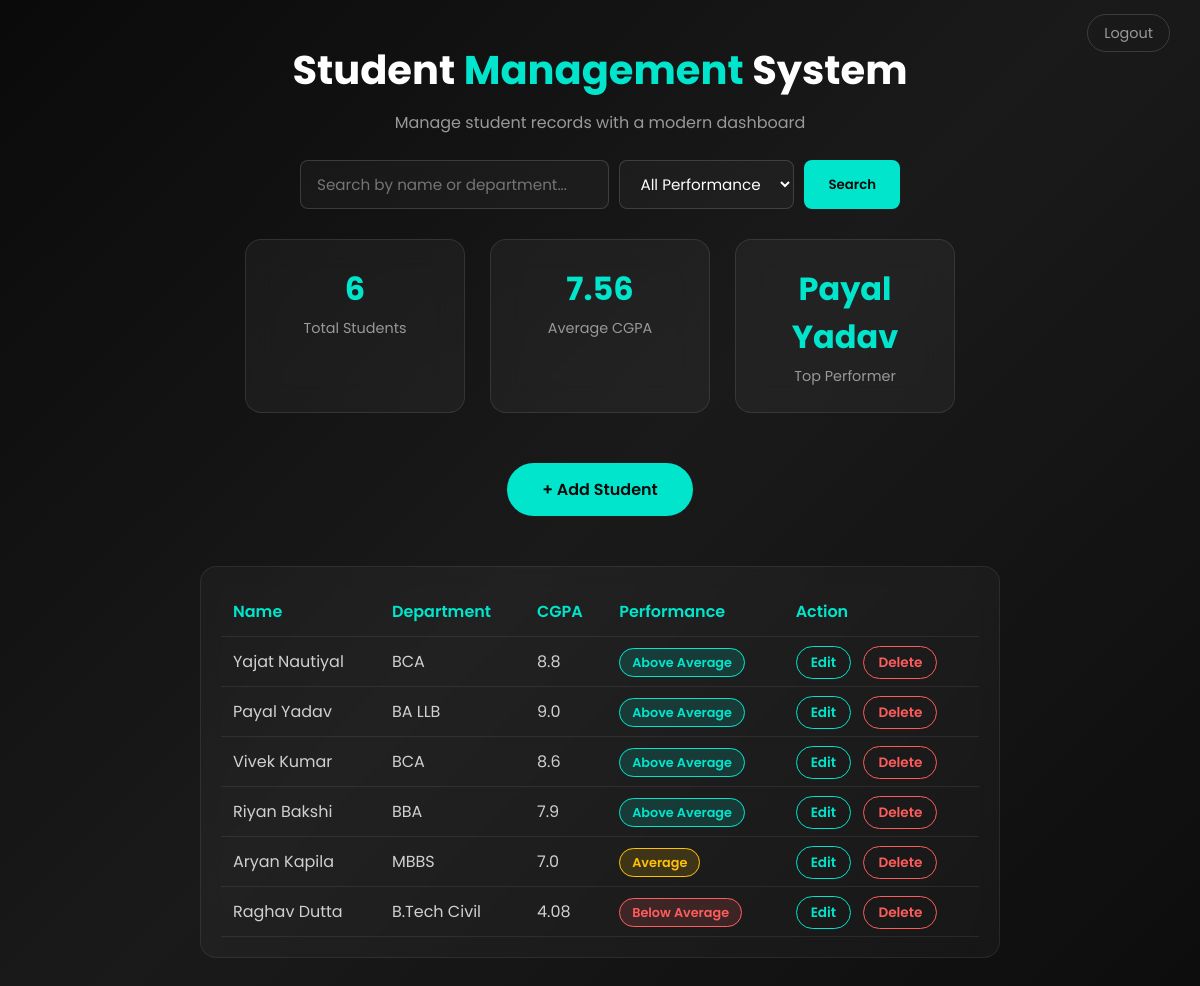
Screenshot of / (signed in) with the database file from the repository.
### tables this page shows
CREATE TABLE students (
            id INTEGER PRIMARY KEY AUTOINCREMENT,
            name TEXT NOT NULL,
            department TEXT NOT NULL,
            cgpa REAL NOT NULL
        );

### app.py (the view)
@app.route('/')
def home():
    search_query = request.args.get('search', '')
    performance_filter = request.args.get('performance', '')
    conn = sqlite3.connect('students.db')
    cursor = conn.cursor()
    if search_query:
        cursor.execute('''
            SELECT * FROM students
            WHERE name LIKE ? OR department LIKE ?
        ''', ('%' + search_query + '%', '%' + search_query + '%'))
    else:
        cursor.execute('SELECT * FROM students')
    all_students = cursor.fetchall()
    conn.close()
    students_with_performance = []
    for student in all_students:
        cgpa = student[3]
        if cgpa >= 7.5:
            performance = "Above Average"
        elif cgpa >= 5.5:
            performance = "Average"
        else:
            performance = "Below Average"
        students_with_performance.append(student + (performance,))
    if performance_filter:
        students = [s for s in students_with_performance if s[4] == performance_filter]
    else:
        students = students_with_performance
    total_students = len(students)
    if total_students > 0:
        total_cgpa = sum(student[3] for student in students)
        average_cgpa = round(total_cgpa / total_students, 2)
        top_performer = max(students, key=lambda s: s[3])[1]
    else:
        average_cgpa = 0
        top_performer = "N/A"
    return render_template('index.html',
                            students=students,
                            total_students=total_students,
                            average_cgpa=average_cgpa,
                            top_performer=top_performer,
                            search_query=search_query,
                            performance_filter=performance_filter,
                            logged_in=session.get('logged_in', False))

### templates/index.html (shortened to what this page needs)
<!DOCTYPE html>
<html lang="en">
<head>
</head>
<body>
    <div class="top-bar">
        {% if logged_in %}
            <a href="/logout">Logout</a>
        {% else %}
            <a href="/login">Admin Login</a>
        {% endif %}
    </div>
    <h1>Student <span>Management</span> System</h1>
    <p class="subtitle">Manage student records with a modern dashboard</p>
    <form action="/" method="GET" class="search-form">
        <input type="text" name="search" placeholder="Search by name or department..." value="{{ search_query }}">
        <select name="performance">
            <option value="">All Performance</option>
        </select>
        <button type="submit">Search</button>
    </form>
    <div class="cards-container">
        <div class="card">
            <h2>{{ total_students }}</h2>
            <p>Total Students</p>
        </div>
        <div class="card">
            <h2>{{ average_cgpa }}</h2>
            <p>Average CGPA</p>
        </div>
        <div class="card">
            <h2>{{ top_performer }}</h2>
            <p>Top Performer</p>
        </div>
    </div>
    {% if logged_in %}
    <a href="/add-student" class="btn">+ Add Student</a>
    {% endif %}
    <div class="table-container">
        <table>
            <tr>
                <th>Name</th>
                <th>Department</th>
                <th>CGPA</th>
                <th>Performance</th>
                {% if logged_in %}
                <th>Action</th>
                {% endif %}
            </tr>
            {% for student in students %}
            <tr>
                <td>{{ student[1] }}</td>
                <td>{{ student[2] }}</td>
                <td>{{ student[3] }}</td>
                <td>
                    <span class="badge badge-{{ student[4] | replace(' ', '-') | lower }}">{{ student[4] }}</span>
                </td>
                {% if logged_in %}
                <td>
                    <a href="/edit/{{ student[0] }}" class="edit-btn">Edit</a>
                    <a href="/delete/{{ student[0] }}" class="delete-btn">Delete</a>
                </td>
                {% endif %}
            </tr>
            {% endfor %}
        </table>
    </div>
</body>
</html>

### templates/index.html (style rules this page uses)
* { margin: 0; padding: 0; box-sizing: border-box; font-family: 'Poppins', sans-serif; }
body { min-height: 100vh; background: linear-gradient(135deg, #0a0a0a, #1a1a1a, #0d0d0d); display: flex; flex-direction: column; align-items: center; padding: 40px 20px; color: #ffffff; position: relative; }
.top-bar { position: absolute; top: 20px; right: 30px; }
.top-bar a { color: #999999; text-decoration: none; font-size: 0.9rem; padding: 8px 16px; border: 1px solid rgba(255, 255, 255, 0.15); border-radius: 20px; transition: all 0.3s ease; }
h1 { font-size: 2.5rem; font-weight: 700; margin-bottom: 10px; color: #ffffff; }
h1 span { color: #00e5cc; }
p.subtitle { color: #999999; margin-bottom: 25px; }
.search-form { display: flex; gap: 10px; margin-bottom: 30px; width: 100%; max-width: 600px; flex-wrap: wrap; }
.search-form input { flex: 1; min-width: 150px; padding: 12px 16px; border-radius: 8px; border: 1px solid rgba(255, 255, 255, 0.15); background: rgba(255, 255, 255, 0.03); color: white; font-size: 0.95rem; }
.search-form select { padding: 12px 16px; border-radius: 8px; border: 1px solid rgba(255, 255, 255, 0.15); background: rgba(255, 255, 255, 0.03); color: white; font-size: 0.95rem; }
.search-form select option { background: #1a1a1a; color: white; }
.search-form button { padding: 12px 24px; border: none; border-radius: 8px; background: #00e5cc; color: #0a0a0a; font-weight: 600; cursor: pointer; transition: opacity 0.3s ease; }
.cards-container { display: flex; gap: 25px; flex-wrap: wrap; justify-content: center; width: 100%; max-width: 1000px; }
.card { background: rgba(255, 255, 255, 0.04); backdrop-filter: blur(15px); border: 1px solid rgba(255, 255, 255, 0.1); border-radius: 16px; padding: 25px; width: 220px; text-align: center; transition: transform 0.3s ease, box-shadow 0.3s ease; }
.card h2 { font-size: 2rem; color: #00e5cc; margin-bottom: 5px; }
.card p { color: #999999; font-size: 0.9rem; }
.btn { margin-top: 50px; padding: 14px 35px; border: none; border-radius: 30px; background: #00e5cc; color: #0a0a0a; font-size: 1rem; font-weight: 600; cursor: pointer; text-decoration: none; transition: opacity 0.3s ease, transform 0.2s ease; }
.table-container { margin-top: 50px; width: 100%; max-width: 800px; background: rgba(255, 255, 255, 0.03); backdrop-filter: blur(10px); border-radius: 16px; padding: 20px; border: 1px solid rgba(255, 255, 255, 0.08); overflow-x: auto; }
table { width: 100%; border-collapse: collapse; }
th, td { padding: 12px; text-align: left; border-bottom: 1px solid rgba(255, 255, 255, 0.08); white-space: nowrap; }
th { color: #00e5cc; font-weight: 600; }
td { color: #d0d0d0; }
.badge { padding: 5px 12px; border-radius: 20px; font-size: 0.8rem; font-weight: 600; }
.badge-above-average { background: rgba(0, 229, 204, 0.15); color: #00e5cc; border: 1px solid #00e5cc; }
.badge-average { background: rgba(255, 193, 7, 0.15); color: #ffc107; border: 1px solid #ffc107; }
.badge-below-average { background: rgba(255, 92, 92, 0.15); color: #ff5c5c; border: 1px solid #ff5c5c; }
.edit-btn { color: #00e5cc; text-decoration: none; font-weight: 600; padding: 6px 14px; border: 1px solid #00e5cc; border-radius: 20px; font-size: 0.85rem; transition: all 0.3s ease; margin-right: 8px; }
.delete-btn { color: #ff5c5c; text-decoration: none; font-weight: 600; padding: 6px 14px; border: 1px solid #ff5c5c; border-radius: 20px; font-size: 0.85rem; transition: all 0.3s ease; }

### rows the page displays
students: name "Payal Yadav", department "BA LLB", cgpa "9.0", student "Above Average"
students: name "Yajat Nautiyal", department "BCA", cgpa "8.8", student "Above Average"
students: name "Vivek Kumar", department "BCA", cgpa "8.6", student "Above Average"
students: name "Riyan Bakshi", department "BBA", cgpa "7.9", student "Above Average"
students: name "Aryan Kapila", department "MBBS", cgpa "7.0", student "Average"
students: name "Raghav Dutta", department "B.Tech Civil", cgpa "4.08", student "Below Average"

### other values shown
{{ total_students }} "6"
{{ average_cgpa }} "7.56"
